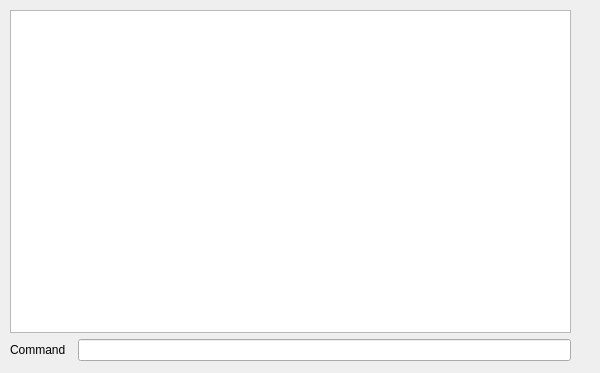
<?xml version="1.0" encoding="UTF-8"?>
<ui version="4.0">
 <class>Console</class>
 <widget class="QDialog" name="Console">
  <property name="geometry">
   <rect>
    <x>0</x>
    <y>0</y>
    <width>600</width>
    <height>373</height>
   </rect>
  </property>
  <property name="sizePolicy">
   <sizepolicy hsizetype="MinimumExpanding" vsizetype="MinimumExpanding">
    <horstretch>0</horstretch>
    <verstretch>0</verstretch>
   </sizepolicy>
  </property>
  <property name="minimumSize">
   <size>
    <width>600</width>
    <height>370</height>
   </size>
  </property>
  <property name="windowTitle">
   <string>Dialog</string>
  </property>
  <widget class="QWidget" name="layoutWidget">
   <property name="geometry">
    <rect>
     <x>10</x>
     <y>10</y>
     <width>561</width>
     <height>351</height>
    </rect>
   </property>
   <layout class="QVBoxLayout" name="verticalLayout">
    <property name="sizeConstraint">
     <enum>QLayout::SetNoConstraint</enum>
    </property>
    <item>
     <widget class="QPlainTextEdit" name="console_output">
      <property name="focusPolicy">
       <enum>Qt::NoFocus</enum>
      </property>
      <property name="readOnly">
       <bool>true</bool>
      </property>
     </widget>
    </item>
    <item>
     <layout class="QHBoxLayout" name="horizontalLayout">
      <item>
       <widget class="QLabel" name="label">
        <property name="text">
         <string>Command  </string>
        </property>
       </widget>
      </item>
      <item>
       <widget class="QLineEdit" name="console_input"/>
      </item>
     </layout>
    </item>
   </layout>
  </widget>
 </widget>
 <resources/>
 <connections/>
</ui>
